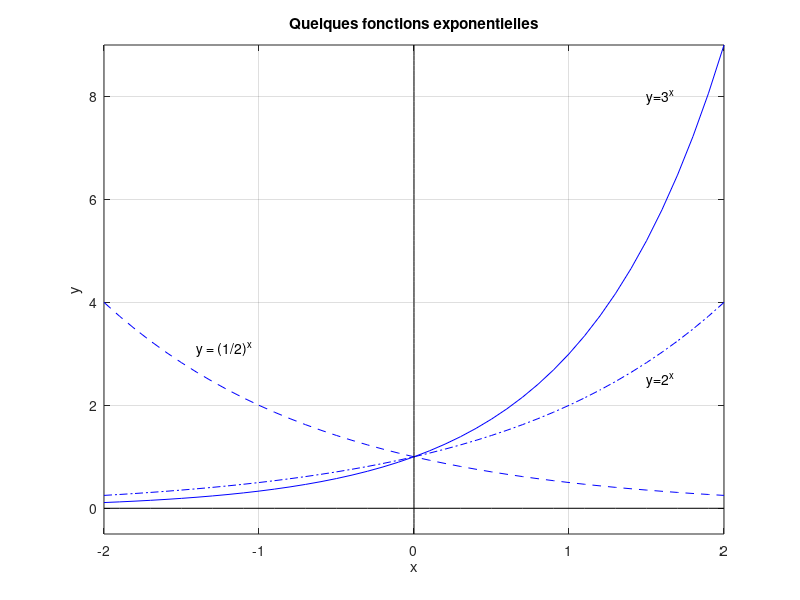

The MATLAB source for this figure:
% exponential fonctions
close all

% y = 3^x
x=-2:0.1:2;
y=3.^x;
plot(x,y,'-b')
hold on
grid on
text(1.5, 8, 'y=3^x');

% y = 2^x
y = 2.^x;
plot(x,y,'-.b')
text(1.5, 2.5, 'y=2^x');

% y = (1/2)^x
y=0.5.^x;
plot(x,y,'--b')
text(-1.4, 3.1, 'y = (1/2)^x');

% The x axis
y=0.*x;
plot(x,y,'k')

% The y axis
y=-0.5:0.1:9;
x=0.*y;
plot(x,y,'k')

% Labels and title
xlabel('x')
ylabel('y')
title('Quelques fonctions exponentielles');
axis([-2,2,-0.5,9]);
